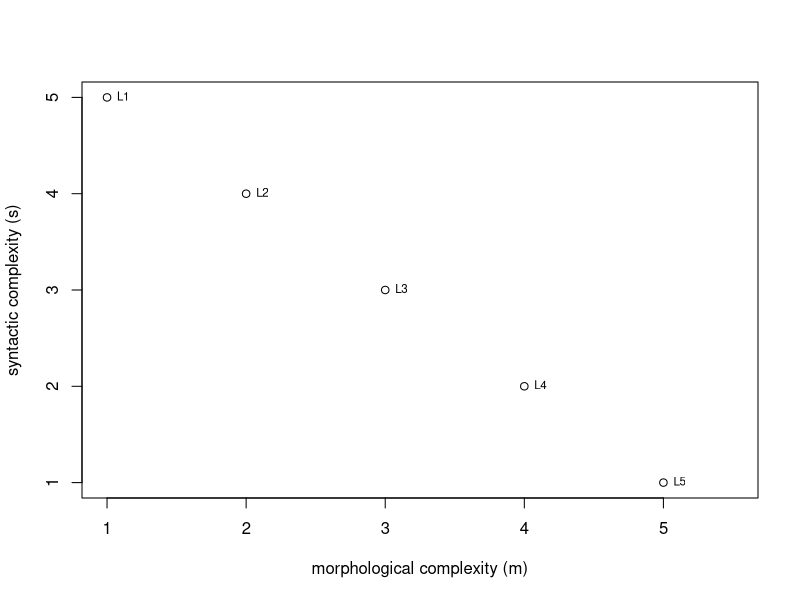
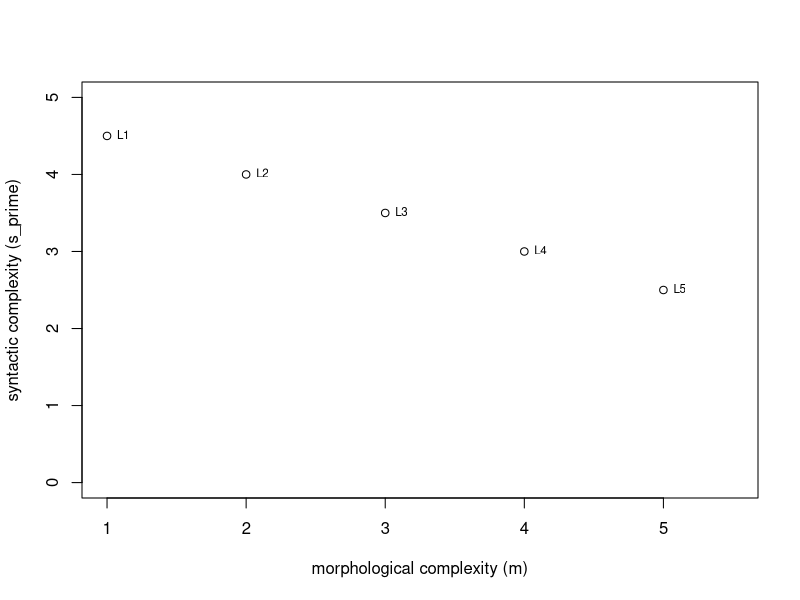

The R script that drew these images, in order:
## ---- chunk 1
knitr::opts_chunk$set(echo = TRUE)
## ---- chunk 2
# R version
sessionInfo()$R.version$version.string
# platform
sessionInfo()$R.version$platform 
## ---- chunk 3
library(MASS)
library(ggplot2)
library(plyr)
library(GGally)
library(rstatix)
## ---- chunk 4
# version of packages loaded
installed.packages()[names(sessionInfo()$otherPkgs), "Version"]
## ---- chunk 5
language = c("L1", "L2", "L3", "L4", "L5")
m <- c(1, 2, 3, 4, 5)
s <- 6 + -1*m
example.df <- data.frame(language, m, s)
print(example.df)
## ---- chunk 6
plot(example.df$m, example.df$s, xlab = "morphological complexity (m)",
     ylab = "syntactic complexity (s)", xlim = c(1, 5.5))
text(example.df$m, example.df$s, labels = example.df$language, cex = 0.7, pos = 4)
## ---- chunk 7
cor(example.df$m, example.df$s, method = "pearson")
## ---- chunk 8
cor(example.df$m, example.df$s, method = "spearman")
## ---- chunk 9
language = c("L1", "L2", "L3", "L4", "L5")
m <- c(1, 2, 3, 4, 5)
s_prime1 <- 5 - 0.5*m
example.df <- data.frame(language, m, s, s_prime1)
print(example.df)
## ---- chunk 10
plot(example.df$m, example.df$s_prime1, xlab = "morphological complexity (m)",
     ylab = "syntactic complexity (s_prime)", xlim = c(1, 5.5), ylim = c(0, 5))
text(example.df$m, example.df$s_prime1, labels = example.df$language, cex = 0.7, pos = 4)
## ---- chunk 11
cor(example.df$m, example.df$s_prime, method = "pearson")
## ---- chunk 12
language = c("L1", "L2", "L3", "L4", "L5")
m <- c(1, 2, 3, 4, 5)
s <- 6 - 1*m
s_prime1 <- 5 - 0.5*m
rank_m <- c(1, 2, 3, 4, 5)
rank_s_prime1 <- c(5, 4, 3, 2, 1)
example.df <- data.frame(language, m, s, s_prime1, rank_m, rank_s_prime1)
print(example.df)
## ---- chunk 13
cor(example.df$m, example.df$s_prime1, method = "spearman")
## ---- chunk 14
m_standardized <- (m-mean(m))/sd(m)
s_standardized <- (s-mean(s))/sd(s)
s_prime1_standardized <- (s_prime1-mean(s_prime1))/sd(s_prime1)
example.df <- data.frame(m, s, s_prime1, m_standardized, s_standardized, s_prime1_standardized)
example.df
## ---- chunk 15
(m + s_prime1)/2
## ---- chunk 16
(m_standardized + s_prime1_standardized)/2
## ---- chunk 17
language = c("L1", "L2", "L3", "L4", "L5")
m <- c(1, 2, 3, 4, 5)
s <- 6 - 1*m
s_prime2 <- s^2
example.df <- data.frame(language, m, s, s_prime2)
print(example.df)
## ---- chunk 18
cor(example.df$m, example.df$s_prime2, method = "pearson")
## ---- chunk 19
cor(example.df$m, example.df$s_prime2, method = "spearman")
## ---- chunk 20
(m + s_prime2)/2
## ---- chunk 21
m_standardized <- (m-mean(m))/sd(m)
s_prime2_standardized <- (s_prime2-mean(s_prime2))/sd(s_prime2)
# get correlations between standardized samples
cor(m_standardized, s_prime2_standardized, method = "pearson")
cor(m_standardized, s_prime2_standardized, method = "spearman")
# get mean values for standardized samples
(m_standardized + s_prime2_standardized)/2
